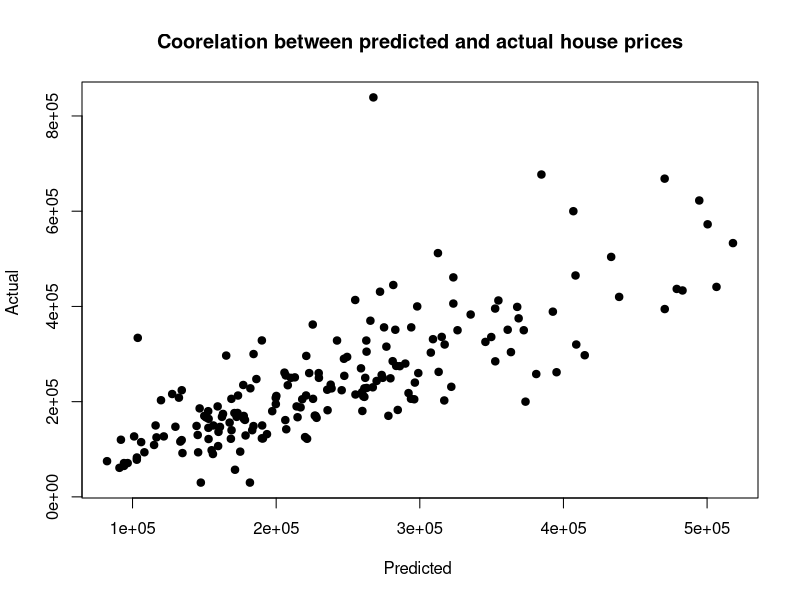

Reproduce this figure in R.
## ---- chunk 1
knitr::opts_chunk$set(echo = FALSE)
## ---- chunk 2
library(caret)
data(Sacramento)
mydata <- Sacramento[,c(1:7)]
str(mydata)
## ---- chunk 3
set.seed(955)
in_train <- createDataPartition(log10(mydata$price), p = .8, list = FALSE)
training <- mydata[ in_train,]
testing <- mydata[-in_train,]
model.forest <- train(price~., training, method = "rf", trControl = trainControl(method = "cv", number = 3))
testing$pred <- predict(model.forest, newdata = testing)
plot(testing$pred,testing$price, main="Coorelation between predicted and actual house prices", 
  	xlab="Predicted ", ylab="Actual ", pch=19)

